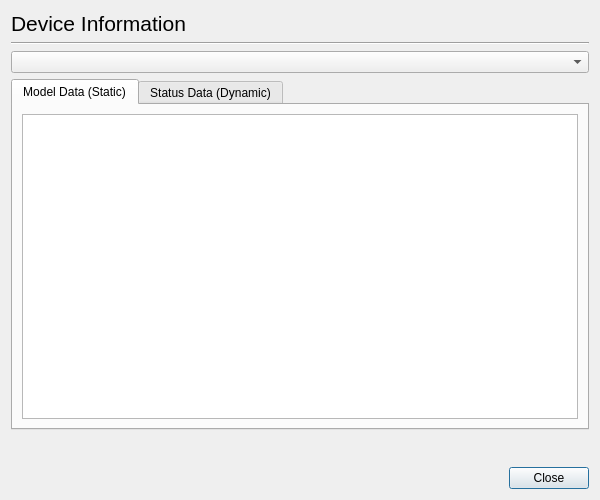
<ui version="4.0" >
 <class>Dialog</class>
 <widget class="QDialog" name="Dialog" >
  <property name="geometry" >
   <rect>
    <x>0</x>
    <y>0</y>
    <width>600</width>
    <height>500</height>
   </rect>
  </property>
  <property name="windowTitle" >
   <string>HP Device Manager - Device Information</string>
  </property>
  <layout class="QGridLayout" >
   <item row="0" column="0" >
    <widget class="QLabel" name="label" >
     <property name="font" >
      <font>
       <pointsize>16</pointsize>
      </font>
     </property>
     <property name="text" >
      <string>Device Information</string>
     </property>
    </widget>
   </item>
   <item row="1" column="0" colspan="2" >
    <widget class="Line" name="line" >
     <property name="orientation" >
      <enum>Qt::Horizontal</enum>
     </property>
    </widget>
   </item>
   <item row="2" column="0" colspan="2" >
    <widget class="DeviceUriComboBox" name="DeviceComboBox" />
   </item>
   <item row="3" column="0" colspan="2" >
    <widget class="QTabWidget" name="TabWidget" >
     <property name="currentIndex" >
      <number>0</number>
     </property>
     <widget class="QWidget" name="tab_2" >
      <attribute name="title" >
       <string>Model Data (Static)</string>
      </attribute>
      <layout class="QGridLayout" >
       <item row="0" column="0" >
        <widget class="QTableWidget" name="StaticTableWidget" >
         <property name="alternatingRowColors" >
          <bool>true</bool>
         </property>
         <property name="selectionMode" >
          <enum>QAbstractItemView::SingleSelection</enum>
         </property>
         <property name="selectionBehavior" >
          <enum>QAbstractItemView::SelectRows</enum>
         </property>
         <property name="verticalScrollMode" >
          <enum>QAbstractItemView::ScrollPerItem</enum>
         </property>
         <property name="horizontalScrollMode" >
          <enum>QAbstractItemView::ScrollPerPixel</enum>
         </property>
         <property name="gridStyle" >
          <enum>Qt::DotLine</enum>
         </property>
        </widget>
       </item>
      </layout>
     </widget>
     <widget class="QWidget" name="tab" >
      <attribute name="title" >
       <string>Status Data (Dynamic)</string>
      </attribute>
      <layout class="QGridLayout" >
       <item row="0" column="0" >
        <widget class="QTableWidget" name="DynamicTableWidget" >
         <property name="alternatingRowColors" >
          <bool>true</bool>
         </property>
         <property name="selectionMode" >
          <enum>QAbstractItemView::SingleSelection</enum>
         </property>
         <property name="selectionBehavior" >
          <enum>QAbstractItemView::SelectRows</enum>
         </property>
         <property name="verticalScrollMode" >
          <enum>QAbstractItemView::ScrollPerItem</enum>
         </property>
         <property name="horizontalScrollMode" >
          <enum>QAbstractItemView::ScrollPerPixel</enum>
         </property>
         <property name="gridStyle" >
          <enum>Qt::DotLine</enum>
         </property>
        </widget>
       </item>
      </layout>
     </widget>
    </widget>
   </item>
   <item row="4" column="0" >
    <spacer>
     <property name="orientation" >
      <enum>Qt::Vertical</enum>
     </property>
     <property name="sizeType" >
      <enum>QSizePolicy::Maximum</enum>
     </property>
     <property name="sizeHint" >
      <size>
       <width>470</width>
       <height>31</height>
      </size>
     </property>
    </spacer>
   </item>
   <item row="5" column="0" >
    <spacer>
     <property name="orientation" >
      <enum>Qt::Horizontal</enum>
     </property>
     <property name="sizeHint" >
      <size>
       <width>361</width>
       <height>20</height>
      </size>
     </property>
    </spacer>
   </item>
   <item row="5" column="1" >
    <widget class="QPushButton" name="CancelButton" >
     <property name="text" >
      <string>Close</string>
     </property>
    </widget>
   </item>
  </layout>
 </widget>
 <customwidgets>
  <customwidget>
   <class>DeviceUriComboBox</class>
   <extends>QComboBox</extends>
   <header>deviceuricombobox.h</header>
  </customwidget>
 </customwidgets>
 <resources/>
 <connections/>
</ui>
